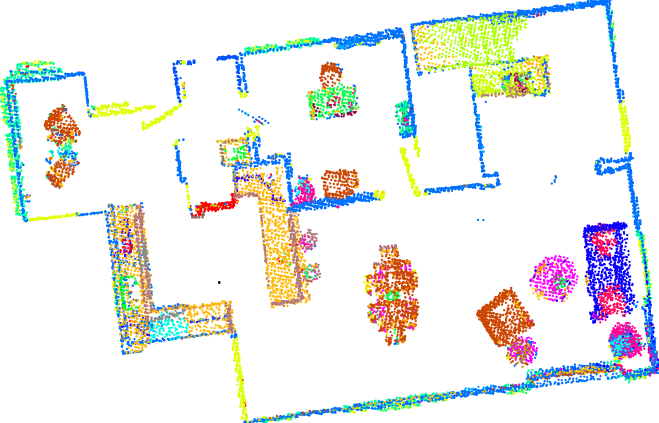
#> input picture map.png, 1317 x 846 px (shown at 1/2 size)
$ python bi_rrt.py
#> lines starting #> are read from the running program, lines starting #| are printed output that depends on the picture; after the words box and inside, x2 and y2 are one past the last pixel; in counts of white or black regions, pixels touching at a corner belong together
import numpy as np
import argparse
import os
import random
import math
import cv2
import matplotlib.pyplot as plt

class Nodes:
    # [5 lines left out: function __init__, not called in this run]

class RRTree:
    def __init__(self, map, offset, iteration):
        # create black obstacle map
#> called with map = 'map.png', offset = 40, iteration = 10000
        img = cv2.imread(map, cv2.IMREAD_GRAYSCALE)
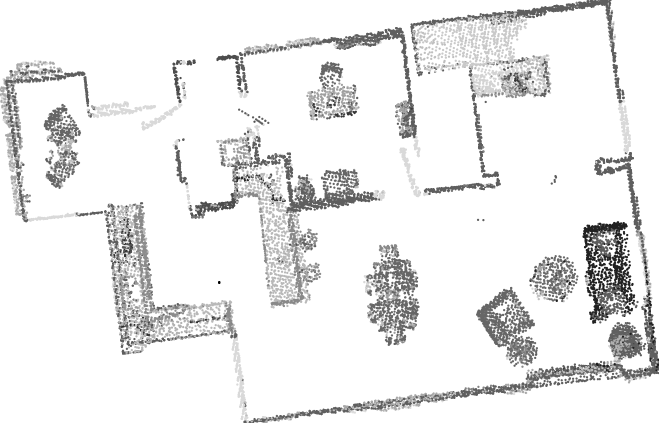
#> img: shape (846, 1317) (shown at 1/2 size); min 0, max 255, mean 236.1
        img[np.where((img[:,:] != 255))] = 0
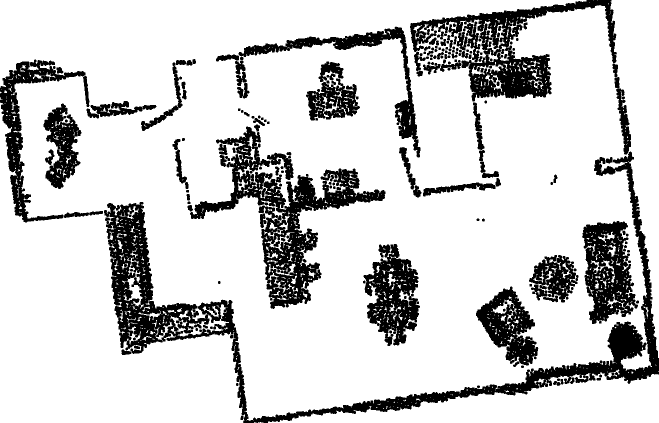
#> img: shape (846, 1317) (shown at 1/2 size); 81.3% white; 195 black regions, largest, box (x1, y1, x2, y2) and area: (208, 303, 1317, 846) 54468, (380, 253, 771, 618) 31244, (820, 0, 1234, 203) 22555
        dilation = cv2.erode(img, np.ones((3,3), np.uint8), iterations = 12)
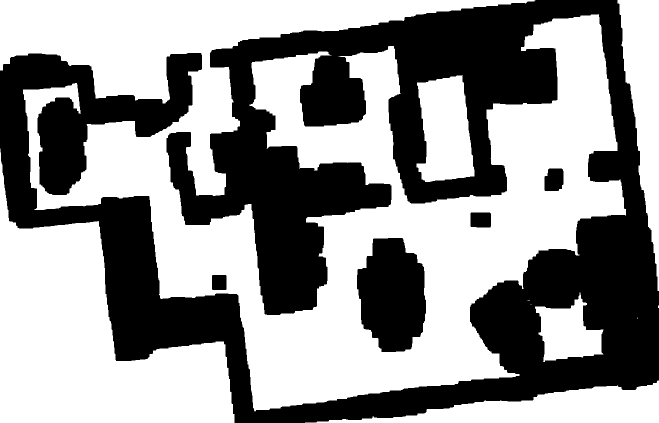
#> dilation: shape (846, 1317) (shown at 1/2 size); 57.5% white; 5 black regions, box (x1, y1, x2, y2) and area: (0, 0, 1317, 846) 445913, (714, 476, 852, 704) 24349, (1089, 337, 1127, 382) 1536, (941, 425, 982, 455) 1211, (424, 550, 453, 580) 866
        # cv2.imshow('dilation',dilation)
        # cv2.waitKey(0)
        # cv2.destroyAllWindows()
        self.dilation = dilation
        self.map = cv2.imread(map)
#> self.map is the input picture: shape (846, 1317, 3); mean B, G, R 234.4, 237, 235.4
        self.iteration = iteration
        self.start = [0, 0]
        self.goal = [0, 0]
        self.offset = offset
        self.start_nodes = [()]
        self.goal_nodes = [()]
        self.target = " "

    # [17 lines left out: functions set_target, random_point, not called in this run]

    # Calculate L2 distance between new point and nearest node
    def distance(self,x1,y1,x2,y2):
        return math.sqrt(((x1-x2) ** 2 ) + ((y1-y2) ** 2))

    # Calculate angle between new point and nearest node
    def angle(self,x1,y1,x2,y2):
        return math.atan2(y2-y1, x2-x1)

    # return the index of point among the points in node_list,
    # the one that closet to point (x,y)
    # [193 lines left out: functions nearest_node, collision, expansion, extend, rrt_path, draw_circle, not called in this run]

if __name__ == '__main__':

    parser = argparse.ArgumentParser(description = 'Parameters:')
    parser.add_argument('-p', type=str, default='map.png',metavar='ImagePath',
                        action='store', dest='imagePath',
                        help='File path of the map image')
    parser.add_argument('-o', type=int, default=40, metavar='offset',
                        action='store', dest='offset',
                        help='Step size in RRT algrithm')
    parser.add_argument('-f', type=str, default=" ",metavar='END',
                        action='store', dest='End',
                        help='The target object of the Navigation')
    args = parser.parse_args()

    # remove previously stored data
    try:
      os.system("rm -rf bi-RRT_Path")
    except:
      print("Directory is not exist")
    os.mkdir("bi-RRT_Path")

    target = args.End
    rrt = RRTree(args.imagePath, args.offset, 10000)

    coordinates=[]
    print("Set the start point and goal point by double click on the image")
    print("Or press ESC to exit")
    cv2.namedWindow('image')
    cv2.setMouseCallback('image', draw_circle)
    while(1):
        cv2.imshow('image',rrt.map)
        k = cv2.waitKey(20) & 0xFF
#> (key Esc is pressed here)
        if k == 27:
            break
#> (the run stopped early here; a loop or call above may not have finished)
